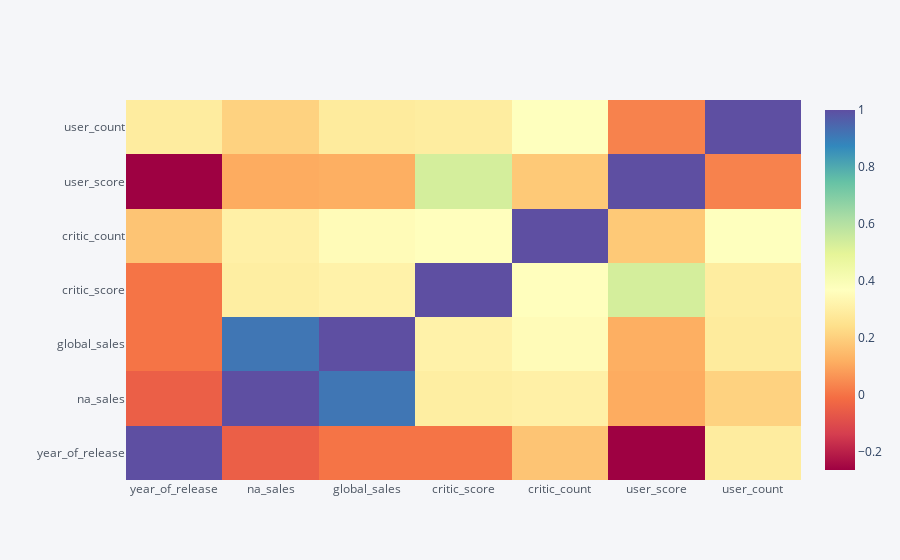

Notebook code cell kept with this figure:
### Markdown cell above
## Correlación

### Code cell
#Todas la continuas
df[varc].corr().iplot(kind="heatmap",colorscale='spectral')

### Figure 1 — Plotly figure (JSON) as saved in the notebook; plotly's stock layout.template omitted (floating-point values rounded to 4 significant figures)
{"data": [{"colorscale": [[0, "rgb(158,1,66)"], [0.1, "rgb(213,62,79)"], [0.2, "rgb(244,109,67)"], [0.3, "rgb(253,174,97)"], [0.4, "rgb(254,224,139)"], [0.5, "rgb(255,255,191)"], [0.6, "rgb(230,245,152)"], [0.7, "rgb(171,221,164)"], [0.8, "rgb(102,194,165)"], [0.9, "rgb(50,136,189)"], [1, "rgb(94,79,162)"]], "type": "heatmap", "x": ["year_of_release", "na_sales", "global_sales", "critic_score", "critic_count", "user_score", "user_count"], "y": ["year_of_release", "na_sales", "global_sales", "critic_score", "critic_count", "user_score", "user_count"], "z": [[1, -0.0482, 0.003522, 0.003504, 0.1725, -0.2625, 0.2903], [-0.0482, 1, 0.9143, 0.2989, 0.3078, 0.1116, 0.2083], [0.003522, 0.9143, 1, 0.3154, 0.3521, 0.1196, 0.2855], [0.003504, 0.2989, 0.3154, 1, 0.3634, 0.5331, 0.2934], [0.1725, 0.3078, 0.3521, 0.3634, 1, 0.1835, 0.3724], [-0.2625, 0.1116, 0.1196, 0.5331, 0.1835, 1, 0.03013], [0.2903, 0.2083, 0.2855, 0.2934, 0.3724, 0.03013, 1]], "zmax": 1, "zmin": -0.2625}], "layout": {"legend": {"bgcolor": "#F5F6F9", "font": {"color": "#4D5663"}}, "paper_bgcolor": "#F5F6F9", "plot_bgcolor": "#F5F6F9", "title": {"font": {"color": "#4D5663"}}, "xaxis": {"gridcolor": "#E1E5ED", "showgrid": true, "tickfont": {"color": "#4D5663"}, "title": {"font": {"color": "#4D5663"}, "text": ""}, "zerolinecolor": "#E1E5ED"}, "yaxis": {"gridcolor": "#E1E5ED", "showgrid": true, "tickfont": {"color": "#4D5663"}, "title": {"font": {"color": "#4D5663"}, "text": ""}, "zerolinecolor": "#E1E5ED"}}}
